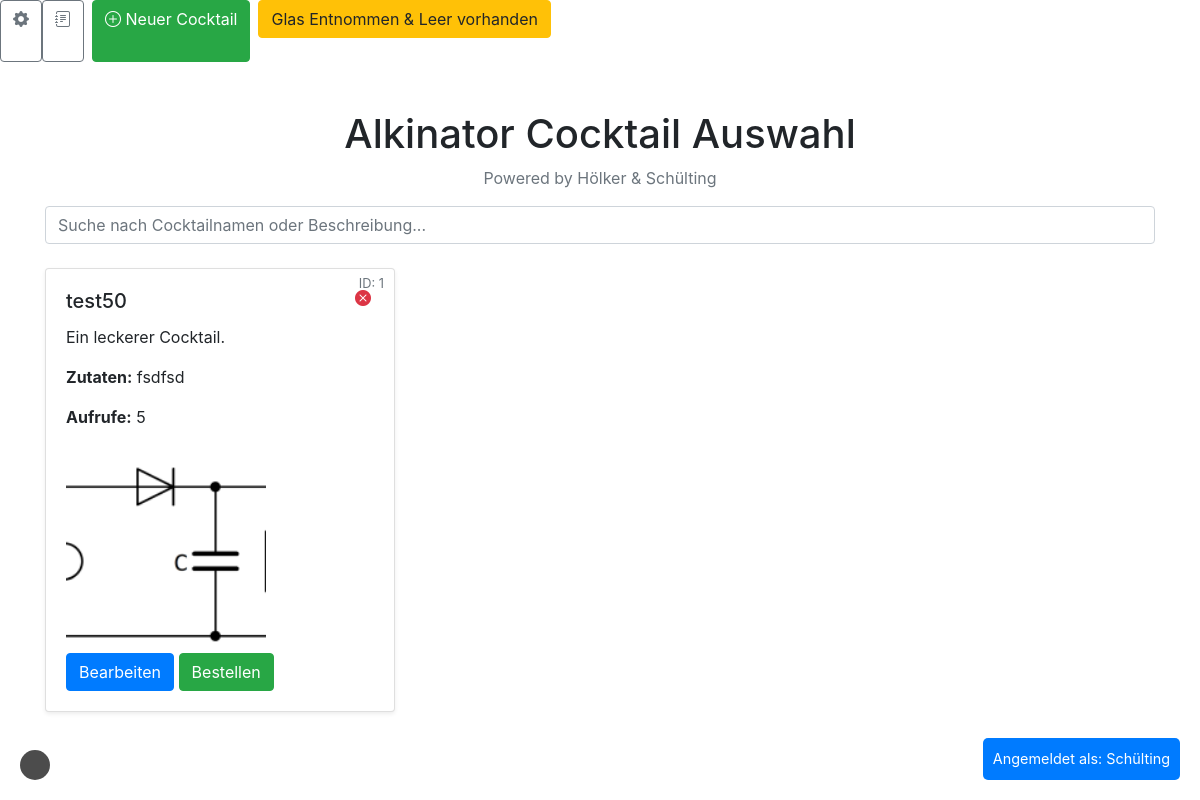
The page / on the database its author committed.
### tables this page shows
CREATE TABLE cocktails (
        id INTEGER PRIMARY KEY AUTOINCREMENT,
        name TEXT NOT NULL,
        ingredients TEXT NOT NULL,
        description TEXT,
        image_path TEXT,
        counter INTEGER DEFAULT 0
    );

CREATE TABLE users (
        id INTEGER PRIMARY KEY AUTOINCREMENT,
        username TEXT UNIQUE NOT NULL,
        user_agent TEXT,
        ip_address TEXT
    );

### app.py (the view)
@app.route('/')
def index():
    user_agent = request.headers.get('User-Agent')
    ip_address = request.remote_addr
    with get_db_connection() as conn:
        cursor = conn.cursor()
        cursor.execute(
            '''
            SELECT username FROM users WHERE user_agent = ? OR ip_address = ?
            ''',
            (user_agent, ip_address)
        )
        user = cursor.fetchone()
        if user:
            session['user'] = user['username']  # Benutzer erkannt, in die Session setzen
        else:
            return redirect(url_for('register'))  # Benutzer nicht erkannt, zur Registrierung leiten
    cocktails = cursor.execute('SELECT * FROM cocktails ORDER BY counter DESC').fetchall()
    return render_template('index.html', cocktails=cocktails)

### app.py (called while the page is built)
def get_db_connection():
    def trace_callback(sql):
        with open('sql_log.txt', 'a') as f:
            f.write(f"[SQL TRACE]: {sql}\n")
    conn = sqlite3.connect('cocktails.db', timeout=10)
    conn.row_factory = sqlite3.Row
    conn.set_trace_callback(trace_callback)  # Logging aktivieren
    return conn

@app.context_processor
def inject_global_settings():
    with get_db_connection() as conn:
        cursor = conn.cursor()
        cursor.execute('SELECT value FROM settings WHERE name = ?', ('global_cocktail_access',))
        global_access = cursor.fetchone()
        global_access = global_access['value'] == '1' if global_access else False
    return dict(global_access=global_access)

### templates/index.html (shortened to what this page needs)
<!DOCTYPE html>
<html lang="de">
<head>
    <link href="https://stackpath.bootstrapcdn.com/bootstrap/4.5.2/css/bootstrap.min.css" rel="stylesheet">
    <link rel="stylesheet" href="https://cdnjs.cloudflare.com/ajax/libs/bootstrap-icons/1.8.1/font/bootstrap-icons.min.css">
</head>
<body>
    <div class="header-icons d-flex">
        {% if session.get('user') in ['Hölker', 'Schülting'] or global_access %}
            {% if session.get('user') in ['Hölker', 'Schülting'] %}
            <a href="{{ url_for('settings') }}" class="btn btn-outline-secondary" title="Einstellungen">
                <i class="bi bi-gear-fill"></i>
            </a>
            <a href="{{ url_for('order_logs') }}" class="btn btn-outline-secondary" title="Logs">
                <i class="bi bi-journal-text"></i>
            </a>
            {% endif %}
            <a href="{{ url_for('create_cocktail') }}" class="btn btn-success mx-2">
                <i class="bi bi-plus-circle me-1"></i> Neuer Cocktail
            </a>
            <div class="text-center mb-4">
                <button class="btn btn-warning" onclick="confirmGlasEntnommen()">Glas Entnommen & Leer vorhanden</button>
            </div>
        {% else %}
            <div class="text-center mb-4">
                <button class="btn btn-warning" onclick="confirmGlasEntnommen()">Glas Entnommen & Leer vorhanden</button>
            </div>
        {% endif %}
    </div>
    <div class="container mt-5">
        <h1 class="text-center">Alkinator Cocktail Auswahl</h1>
        <p class="text-center text-muted">Powered by Hölker & Schülting</p>
        <div class="mb-4">
            <input type="text" id="search-input" class="form-control" placeholder="Suche nach Cocktailnamen oder Beschreibung..." oninput="filterCocktails()">
        </div>
        <div id="cocktail-container" class="row">
            {% for cocktail in cocktails %}
            <div class="col-md-4 mb-4 cocktail-card" data-name="{{ cocktail['name']|lower }}" data-description="{{ cocktail['description']|lower }}">
                <div class="card shadow-sm position-relative">
                    <span class="cocktail-id">ID: {{ cocktail['id'] }}</span>
                    {% if session.get('user') in ['Hölker', 'Schülting'] %}
                        <button class="btn btn-link text-danger position-absolute"
                                style="top: 10px; right: 10px;"
                                onclick="deleteCocktail({{ cocktail['id'] }})"
                                title="Rezept löschen">
                            <i class="bi bi-x-circle-fill"></i>
                        </button>
                    {% endif %}
                    <div class="card-body">
                        <h5 class="card-title">{{ cocktail['name'] }}</h5>
                        <p class="card-text">{{ cocktail['description'] or "Ein leckerer Cocktail." }}</p>
                        <p><strong>Zutaten:</strong> {{ cocktail['ingredients'] }}</p>
                        <p><strong>Aufrufe:</strong> {{ cocktail['counter'] }}</p>
                        {% if cocktail['image_path'] %}
                        <img src="{{ url_for('static', filename=cocktail['image_path']) }}"
                            alt="{{ cocktail['name'] }}"
                            class="cocktail-image">
                        {% endif %}
                        {% if session.get('user') in ['Hölker', 'Schülting'] or global_access %}
                        <a href="{{ url_for('edit_cocktail', id=cocktail['id']) }}" class="btn btn-primary mt-2">Bearbeiten</a>
                        {% endif %}
                        <button onclick="orderCocktail({{ cocktail['id'] }})" class="btn btn-success mt-2">Bestellen</button>
                    </div>
                </div>
            </div>
            {% endfor %}
        </div>
    </div>
    <div id="current-user">
        {% if session.get('user') %}
            Angemeldet als: {{ session['user'] }}
        {% else %}
            Nicht angemeldet
        {% endif %}
    </div>
    <a href="{{ url_for('order_queue') }}" class="order-queue-link">
    </a>
</body>
</html>

### templates/index.html (style rules this page uses)
.cocktail-id { position: absolute; top: 5px; right: 10px; font-size: 0.8rem; color: #6c757d; }
img.cocktail-image { width: 200px; height: 200px; object-fit: cover; }
.order-queue-link { position: fixed; bottom: 20px; left: 20px; font-size: 2rem; color: white; background-color: rgba(0, 0, 0, 0.7); border-radius: 50%; padding: 15px; z-index: 1000; }
#current-user { font-size: 0.9rem; background-color: #007bff; color: white; padding: 10px; border-radius: 5px; position: fixed; bottom: 20px; right: 20px; z-index: 1000; }

### rows shown on the page
cocktails: id "1", name "test50", description "Ein leckerer Cocktail.", ingredients "fsdfsd", counter "5", image_path (picture)
users: user "Schülting"
